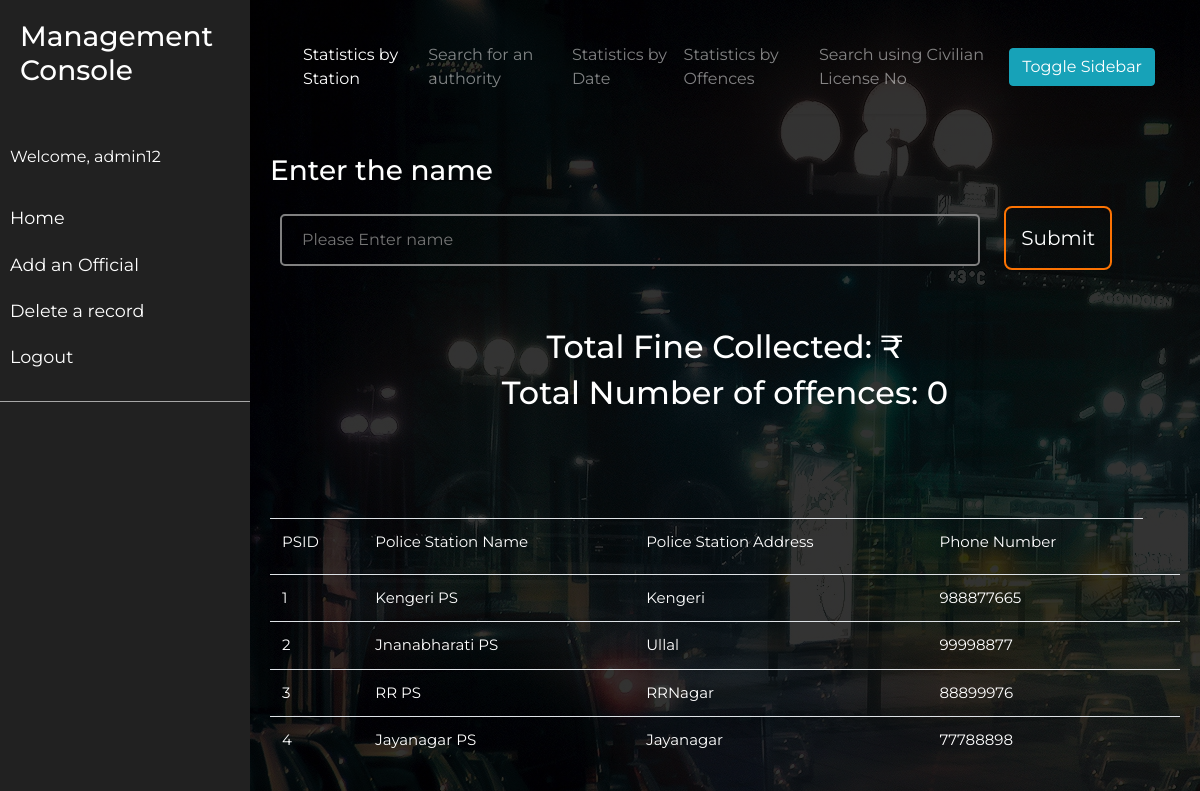
Page /admin.php (signed in) on the committed database.
### tables this page shows
CREATE TABLE `station` (
  `PSName` varchar(20) NOT NULL,
  `PSID` int(11) NOT NULL,
  `PSAddress` varchar(50) NOT NULL,
  `PSPhoneNo` int(11) NOT NULL
);

### admin.php (the view, shortened to what this page needs)
<?php
 $loginusername = $_SESSION["loginusername"];
 ?>
<!DOCTYPE html>
<html>
<head>
    <link rel="stylesheet" href="https://stackpath.bootstrapcdn.com/bootstrap/4.1.0/css/bootstrap.min.css"
>
    <link rel="stylesheet" href="main.css">
</head>
<body>
    <div class="wrapper">
        <nav id="sidebar">
            <div class="sidebar-header">
                <h3>Management Console</h3>
            </div>
            <ul class="list-unstyled components">
                <p>Welcome, <?php echo $loginusername; ?></p>
                <li>
                    <a href="admin.php">Home</a>
                <li>
                    <a href="register.php">Add an Official</a>
                </li>
                <li>
                    <a href="delpge.php">Delete a record</a>
                </li>
                <li>
                    <a href="logout.php">Logout</a>
                </li>
            </ul>
        </nav>
        <div id="content">
            <nav class="navbar navbar-expand-sm navbar-dark bg-transparent">
                <div class="container-fluid">
            <div>
                <ul class="navbar-nav">
                    <li class="nav-item active"><a class="nav-link" href="admin.php">Statistics by Station</a></li>
                    <li class="nav-item"><a class="nav-link" href="authsearch.php" >Search for an authority</a></li>
                    <li class="nav-item"><a class="nav-link" href="statsdate.php" >Statistics by Date</a></li>
                    <li class="nav-item"><a class="nav-link" href="offencestats.php" >Statistics by Offences</a></li>
                    <li class="nav-item"><a class="nav-link" href="searchlic.php" >Search using Civilian License No</a></li>
                </ul>
            </div>
                    <button type="button" id="sidebarCollapse" class="btn btn-info">
                        <span>Toggle Sidebar</span>
                    </button>
                </div>
            </nav>
            <div class="view">
                <form method="POST">
                    <h3>Enter the name</h3>
                    <input type="text" name="name" size="30" class="input_form" placeholder="Please Enter name">
                    <input type="submit" value="Submit" class="btn1" />
                </form>
                <table class="table">
                    <tr>
                        <td><label for="uid">PSID</label></td>
                        <td><label for="uid">Police Station Name</label></td>
                        <td><label for="uid">Police Station Address</label></td>
                        <td><label for="uid">Phone Number</label></td>
                    </tr>
                    <div class="Display">
                        <?php
						require_once "config.php";
                        $name = $_POST["name"];
                        $sql = "SELECT PSID,psname,psaddress,psphoneno FROM station where PSName LIKE '%$name%'" ;
                        $query = "SELECT SUM(fine),COUNT(offence) from useroffence where officialusername = (SELECT officialusername from policerecord p where p.psid = (SELECT psid from station where psname = '$name'))";
                        $result = mysqli_query($conn, $sql);
                        $total = mysqli_query($conn, $query);
						if (mysqli_num_rows($result)>0) {
						while($row = mysqli_fetch_assoc($result)) {
							echo"<tr><td>".$row["PSID"]."</td><td>".$row["psname"]."</td><td>".$row["psaddress"]."</td><td>".$row["psphoneno"]."</td><td></tr>";
                        }
                        $row = mysqli_fetch_assoc($total);
                        echo "<br/><br/><h2><center>Total Fine Collected: ₹".$row["SUM(fine)"]."</center></h2>";
                        echo "<h2><center>Total Number of offences: ".$row["COUNT(offence)"]."</center></h2><br/><br/>";
						} else {
						echo "<br/><br/><h3><center>No Police Stations with name $name found!</center></h3><br/><br/>";
						}
					?>
                    </div>
                </table>
            </div>
</body>
</html>

### main.css (style rules this page uses)
body { background: linear-gradient(rgba(0,0,0,.8), rgba(0,0,0,.8)), url('bg.jpg'); }
.input_form { width: 700px; padding: 12px 20px; margin: 10px 10px; background-color: transparent !important; border: 2px solid gray; border-radius: 5px; -webkit-transition-duration: 0.4s !important; transition-duration: 0.4s; }
.btn1 { border: 2px solid #fc7303; background-color: transparent; border-radius: 8px; font-size: 20px; -webkit-transition-duration: 0.4s; transition-duration: 0.4s; text-decoration: none !important; padding: 15px; margin: 10px; }
* { font-family: 'Montserrat', sans-serif; color: #ffffff; }
table td { padding: 10px; margin: 10px; border: none; }
table tr { padding: 10px; margin: 10px; border: none; }
a { text-decoration: none; color: black; }
.view { font-family: sans-serif; color: #fc7303; }
.table { font-size: 15px; background-color: transparent; margin-top: 50px; padding: 10px; }
.navbar { padding: 15px 10px; background: #fff; border: none; border-radius: 0; margin-bottom: 40px; box-shadow: 1px 1px 3px rgba(0, 0, 0, 0.1); }
.wrapper { display: flex; width: 100%; align-items: stretch; }
#sidebar { min-width: 250px; max-width: 250px; background: #212121; color: #fff; transition: all 0.3s; }
#sidebar .sidebar-header { padding: 20px; background: #212121; }
#sidebar ul.components { padding: 20px 0; border-bottom: 1px solid #a7a7a7; }
#sidebar ul p { color: #fff; padding: 10px; }
#sidebar ul li a { padding: 10px; font-size: 1.1em; display: block; color: #fff; }
#content { width: 100%; padding: 20px; min-height: 100vh; transition: all 0.3s; }

### rows in the picture
station: PSID "1", PSName "Kengeri PS", PSAddress "Kengeri", PSPhoneNo "988877665"
station: PSID "2", PSName "Jnanabharati PS", PSAddress "Ullal", PSPhoneNo "99998877"
station: PSID "3", PSName "RR PS", PSAddress "RRNagar", PSPhoneNo "88899976"
station: PSID "4", PSName "Jayanagar PS", PSAddress "Jayanagar", PSPhoneNo "77788898"

### other values in the picture
$loginusername "admin12"
$row["COUNT(offence)"] "0"
